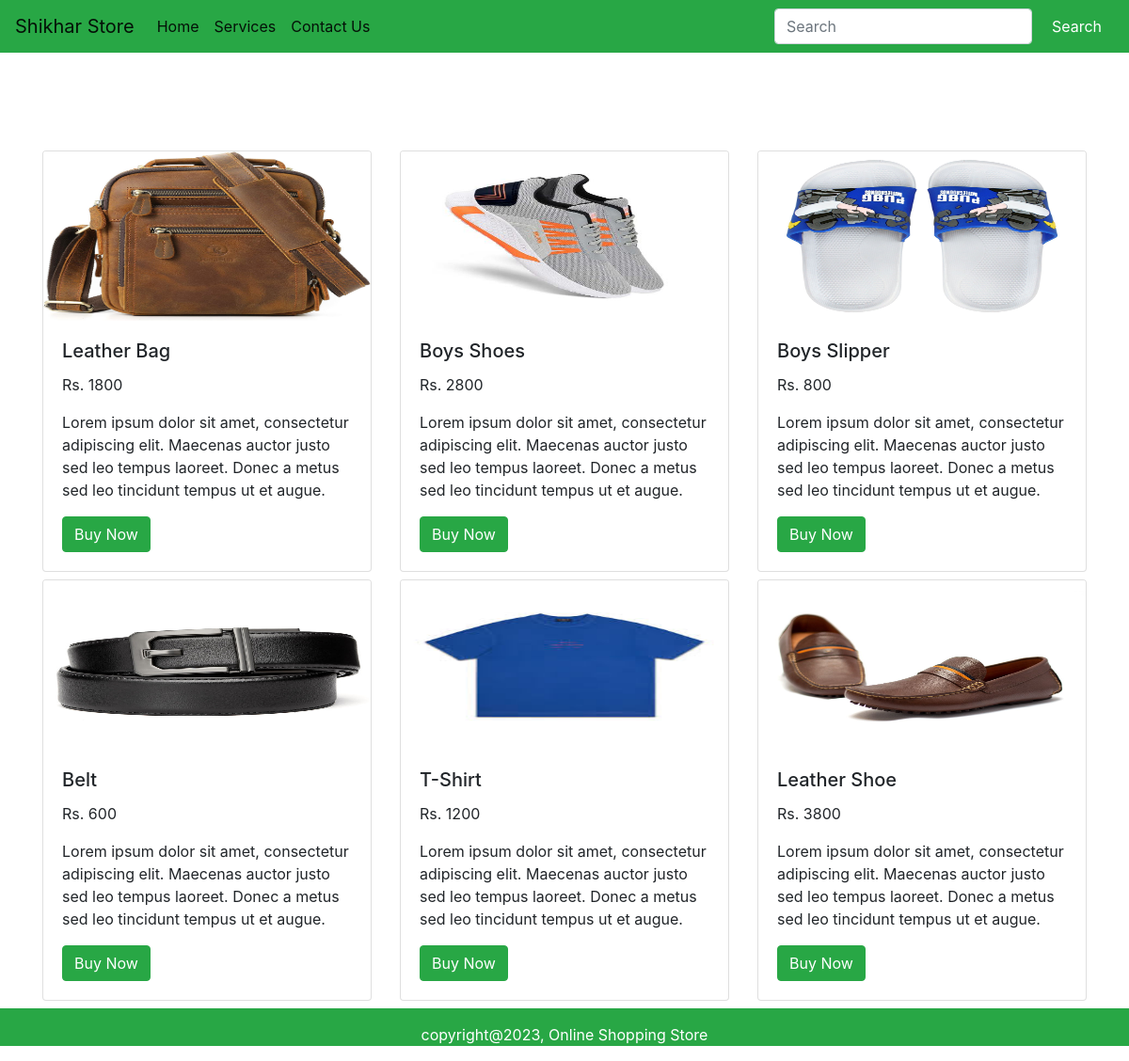
The page / on the database its author committed.
### tables this page shows
CREATE TABLE `products` (
  `id` int(11) NOT NULL,
  `title` varchar(100) NOT NULL,
  `description` text NOT NULL,
  `image` varchar(100) NOT NULL,
  `amount` float NOT NULL
);

### index.php (the view, shortened to what this page needs)
<?php include 'dbconfig.php';
$sql = "SELECT * FROM products";
$result = mysqli_query($conn, $sql);
?>
<!DOCTYPE html>
<html>
	<head>
		<link rel="stylesheet" href="https://stackpath.bootstrapcdn.com/bootstrap/4.5.2/css/bootstrap.min.css">
	</head>
	<body>
	<nav class="navbar navbar-expand-lg navbar-light bg-success text-white">
  <a class="navbar-brand" href="#">Shikhar Store</a>
  <div class="collapse navbar-collapse" id="navbarSupportedContent">
    <ul class="navbar-nav mr-auto">
      <li class="nav-item active ms-5">
        <a class="nav-link" href="index.php">Home <span class="sr-only"></span></a>
      </li>
      <li class="nav-item active">
        <a class="nav-link" href="service.php">Services</a>
      </li>
      <li class="nav-item active">
        <a class="nav-link" href="contact.php">Contact Us</a>
      </li>
    </ul>
    <form class="form-inline my-1 my-lg-0">
      <input class="form-control mr-sm-2" type="search" placeholder="Search" aria-label="Search">
      <button class="btn btn-outline-white text-white my-2 my-sm-0" type="submit">Search</button>
    </form>
  </div>
</nav>
       <div class="container mt-5">
			<div class="pt-md-5">
				<div class="row">
					<?php while( $product = mysqli_fetch_assoc($result)) {?>
					<div class="col-md-4 mt-2">
						<div class="card" stylea="width: 18rem;">
							<div class="imagecontainer" style="height: 180px;">
								<img src="image/<?php echo $product['image']?>" class="card-img-top" alt="..." style="width: 100%; height: 100%;">
							</div>
							<div class="card-body">
								<h5 class="card-title"><?php echo $product['title'];?></h5>
								<p class="card-text">Rs. <?php echo $product['amount'];?></p>
								<p class="card-text"><?php echo $product['description'];?></p>
								<form method="post" action="checkout.php">
									<input type="submit" name="submit" value="Buy Now" class="btn btn-success">
								</form>
							</div>
						</div>
					</div>
					<?php }?>
				</div>
			</div>
		</div>
<div class="footer mt-2 text-center bg-success text-white pt-3">
<p>copyright@2023, Online Shopping Store</p>
</div>
	</body>
</html>

### rows shown on the page
products: image (picture), title "Leather Bag", amount "1800", description "Lorem ipsum dolor sit amet, consectetur adipiscing elit. Maecenas auctor justo sed leo tempus laoreet. Donec a metus sed leo tincidunt tempus ut et augue."
products: image (picture), title "Boys Shoes", amount "2800", description "Lorem ipsum dolor sit amet, consectetur adipiscing elit. Maecenas auctor justo sed leo tempus laoreet. Donec a metus sed leo tincidunt tempus ut et augue."
products: image (picture), title "Boys Slipper", amount "800", description "Lorem ipsum dolor sit amet, consectetur adipiscing elit. Maecenas auctor justo sed leo tempus laoreet. Donec a metus sed leo tincidunt tempus ut et augue."
products: image (picture), title "Belt", amount "600", description "Lorem ipsum dolor sit amet, consectetur adipiscing elit. Maecenas auctor justo sed leo tempus laoreet. Donec a metus sed leo tincidunt tempus ut et augue."
products: image (picture), title "T-Shirt", amount "1200", description "Lorem ipsum dolor sit amet, consectetur adipiscing elit. Maecenas auctor justo sed leo tempus laoreet. Donec a metus sed leo tincidunt tempus ut et augue."
products: image (picture), title "Leather Shoe", amount "3800", description "Lorem ipsum dolor sit amet, consectetur adipiscing elit. Maecenas auctor justo sed leo tempus laoreet. Donec a metus sed leo tincidunt tempus ut et augue."
